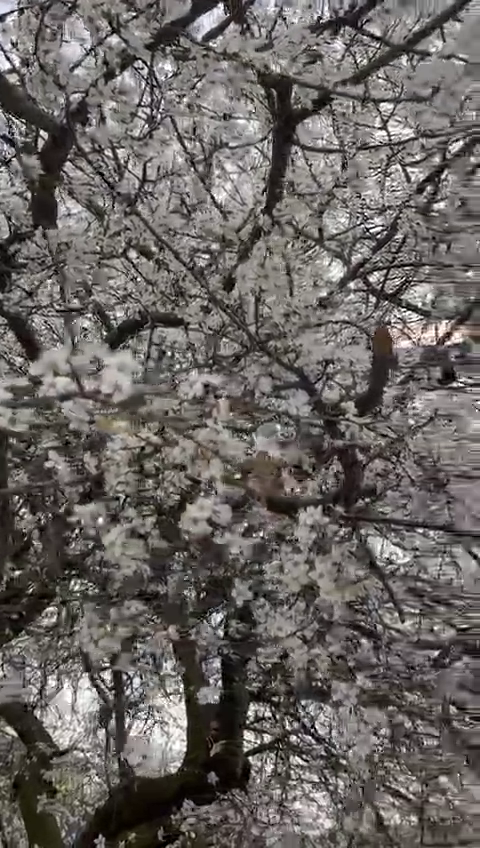
#> input picture frame 28 of cicekli.mp4, 480 x 848 px, given in place of the camera
$ python kameradan_tespit.py
#> lines starting #> are read from the running program, lines starting #| are printed output that depends on the picture; after the words box and inside, x2 and y2 are one past the last pixel; in counts of white or black regions, pixels touching at a corner belong together
import cv2
import time
import datetime
import imutils
from collections import deque

cap = cv2.VideoCapture(0)
time.sleep(2)

BUFFER_SIZE = 32
buffer = deque(maxlen=BUFFER_SIZE) #32 frame i tutabilmek icin kuyruk kullandık

recording = False
writer = None
after_event_frames = 0

greenLower = (29, 86, 6)
greenUpper = (64, 255, 255)

while True:
    ret, frame = cap.read()
#> frame is the input picture: shape (848, 480, 3); mean B, G, R 96.9, 99.9, 104.8
    if not ret:
        break

    frame = imutils.resize(frame, width=600)
#> frame: shape (1060, 600, 3)
    frame = cv2.flip(frame, 1)
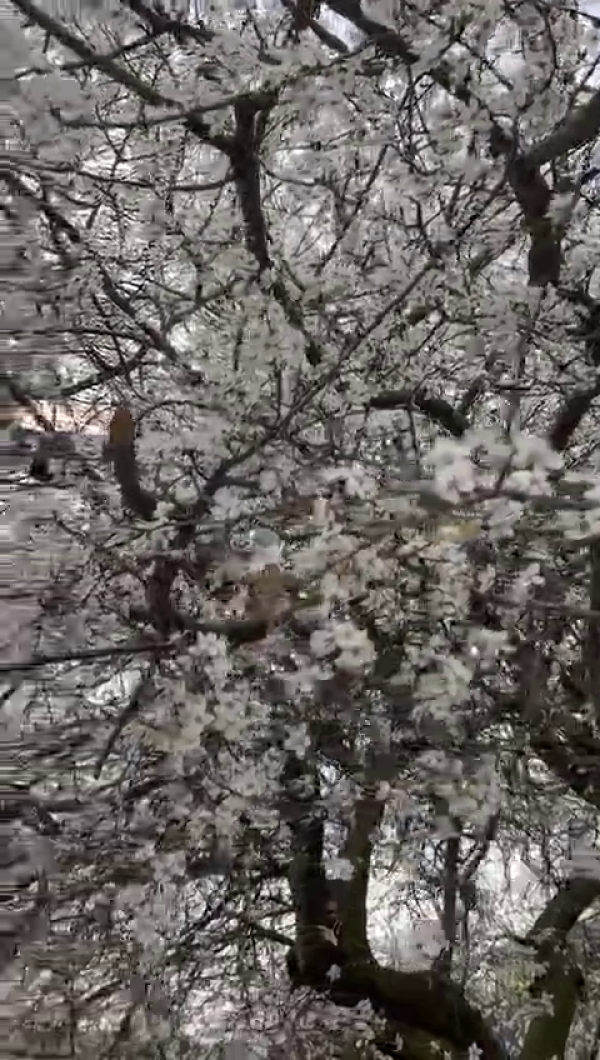
#> frame: shape (1060, 600, 3); mean B, G, R 96.9, 100, 104.8

    buffer.append(frame.copy()) # eger 32 den fazlaysa otomatik siler

    blurred = cv2.GaussianBlur(frame, (11, 11), 0)
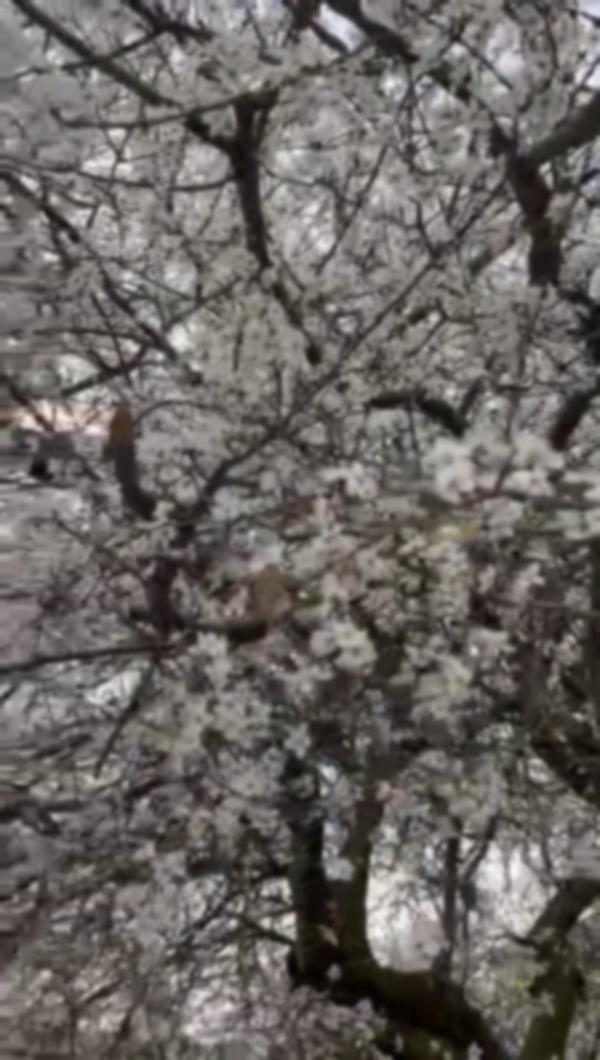
#> blurred: shape (1060, 600, 3); mean B, G, R 96.9, 100, 104.8
    hsv = cv2.cvtColor(blurred, cv2.COLOR_BGR2HSV)
#> hsv: shape (1060, 600, 3); mean H, S, V 29.3, 26.7, 104.9

    mask = cv2.inRange(hsv, greenLower, greenUpper)
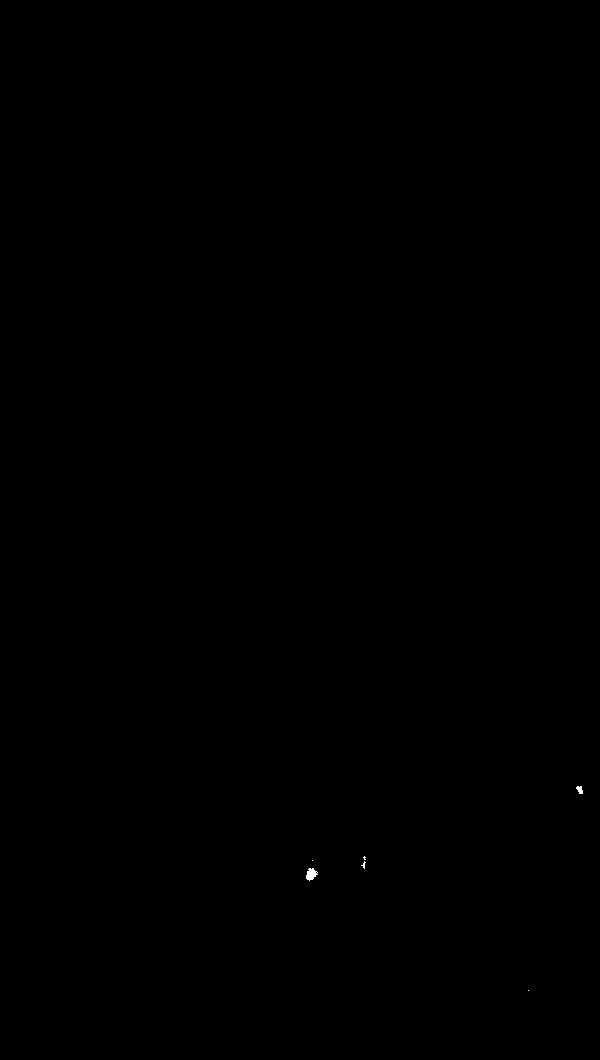
#> mask: shape (1060, 600); 0.03% white; 6 white regions (4 under 20 px), largest, box (x1, y1, x2, y2) and area: (306, 868, 318, 881) 100, (576, 786, 583, 794) 39
    mask = cv2.erode(mask, None, iterations=2) #gercek sınırları korur
#> mask: shape (1060, 600); 0% white in thin lines or dots, all inside (x1, y1, x2, y2) = (309, 871, 314, 878)
    mask = cv2.dilate(mask, None, iterations=2) #boslukları doldurur
#> mask: shape (1060, 600); 0.01% white; 1 white region

    cnts, _ = cv2.findContours(mask, cv2.RETR_EXTERNAL, cv2.CHAIN_APPROX_SIMPLE)
#> cnts = 1 contour; box (x1, y1, x2, y2) and area: (307, 869, 316, 880) 68

    event = False

    if cnts:
        c = max(cnts, key=cv2.contourArea) #en buyuk yesil nesne secciliyor
#> c = contour of 12 points, box (x1, y1, x2, y2) (307, 869, 316, 880), area 68
        ((x, y), radius) = cv2.minEnclosingCircle(c) # nesneyi daire olarak kabul ediyoruz
#> x = 310; y = 874; radius = 5.83

        if radius > 10: #yarıcapi
            event = True
            after_event_frames = 0
            cv2.circle(frame, (int(x), int(y)), int(radius), (0, 0, 255), 2) #kırmızı ile cerveler

            if not recording:
                ts = datetime.datetime.now().strftime("%Y%m%d-%H%M%S")
                writer = cv2.VideoWriter( #videoyu olusturmaya baslar
                    f"{ts}.avi",
                    cv2.VideoWriter_fourcc(*"MJPG"),
                    20,
                    (frame.shape[1], frame.shape[0])
                )

                for f in buffer:  # olay öncesi frameler
                    writer.write(f)

                recording = True

    if recording:
        writer.write(frame)

        if not event:
            after_event_frames += 1

        if after_event_frames >= BUFFER_SIZE:
            writer.release()
            recording = False

    cv2.imshow("Frame", frame)
    if cv2.waitKey(1) & 0xFF == ord("q"):
#> (key q is pressed here)
        break

if recording:
    writer.release()

cap.release()
cv2.destroyAllWindows()

$ run again, starting later in the video
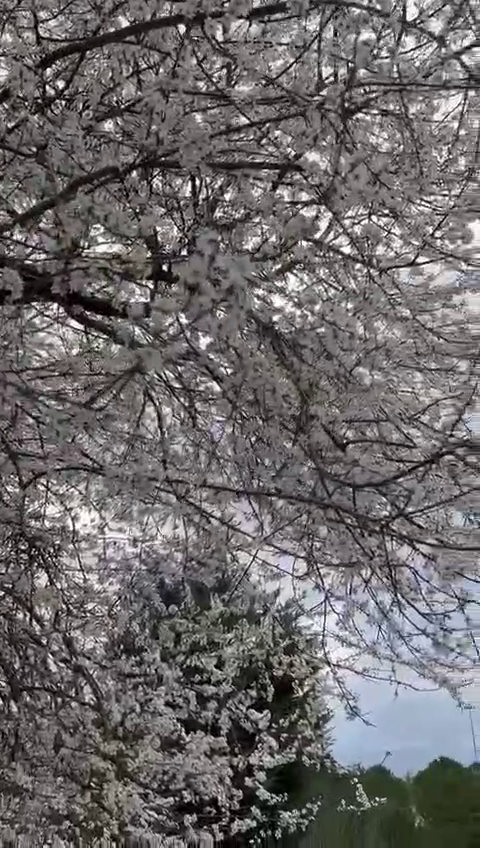
#> input picture frame 128 of cicekli.mp4, 480 x 848 px, given in place of the camera
#> frame is the input picture: shape (848, 480, 3); mean B, G, R 105.5, 105, 108.2
#> hsv: shape (1060, 600, 3); mean H, S, V 64.3, 20.2, 110.5
#> `mask = cv2.erode(mask, None, iterations=2)`:
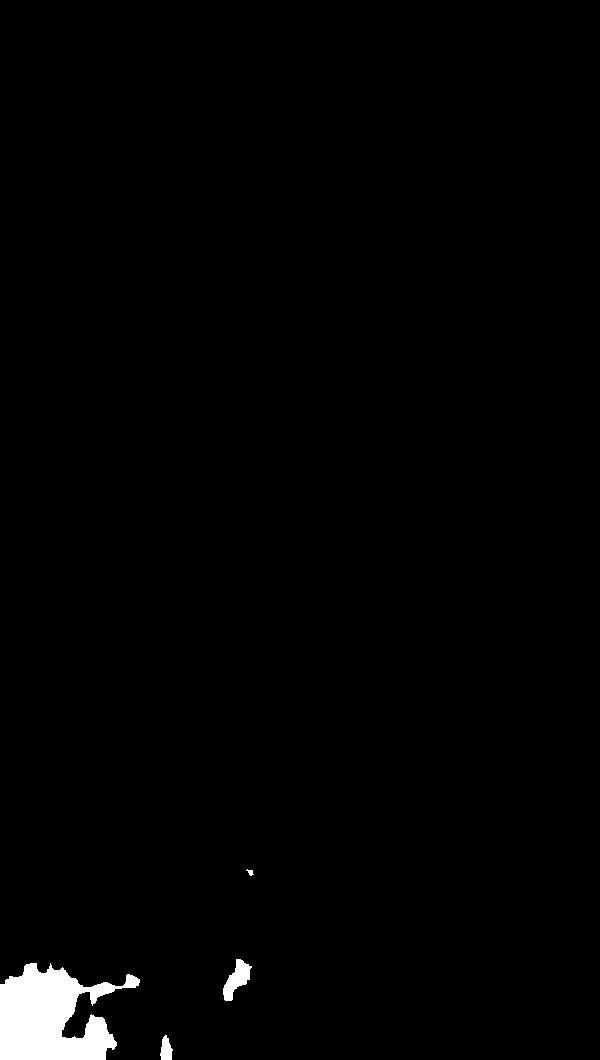
#> mask: shape (1060, 600); 1.4% white; 4 white regions, box (x1, y1, x2, y2) and area: (0, 963, 140, 1060) 8287, (223, 959, 252, 1001) 595, (160, 1035, 173, 1060) 224, (246, 869, 254, 876) 29
#> cnts = 4 contours; box (x1, y1, x2, y2) and area: (0, 961, 142, 1060) 9084, (221, 957, 254, 1003) 831, (158, 1033, 175, 1060) 325, (244, 867, 256, 878) 86
#> c = contour of 210 points, box (x1, y1, x2, y2) (0, 961, 142, 1060), area 9084
#> x = 70.5; y = 1018; radius = 81.56
#> `cv2.circle(frame, (int(x), int(y)), int(radius), (0, 0, 255), 2)`:
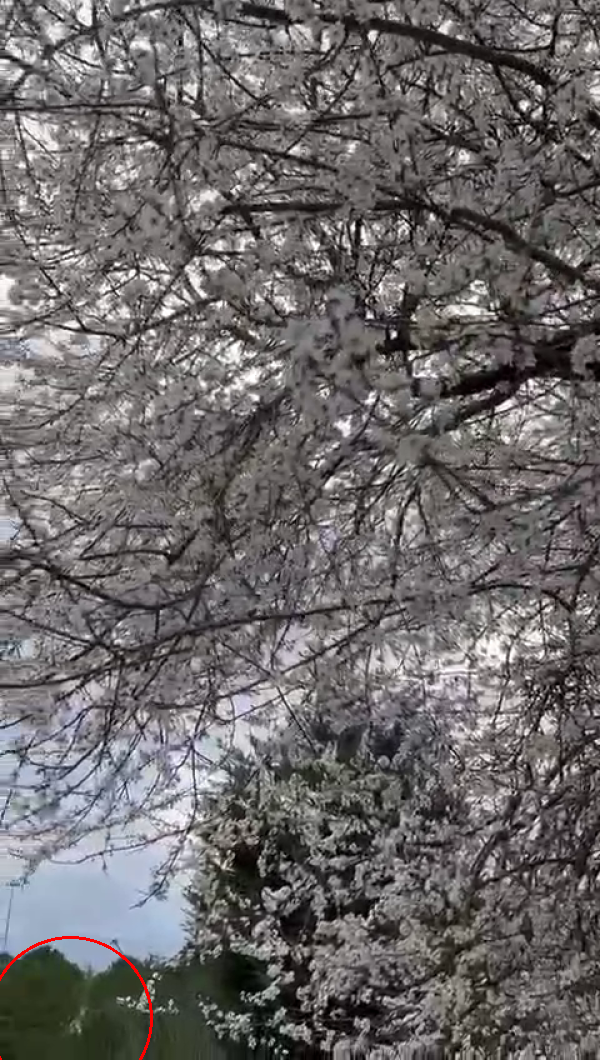
#> frame: shape (1060, 600, 3); mean B, G, R 105.4, 105, 108.4
